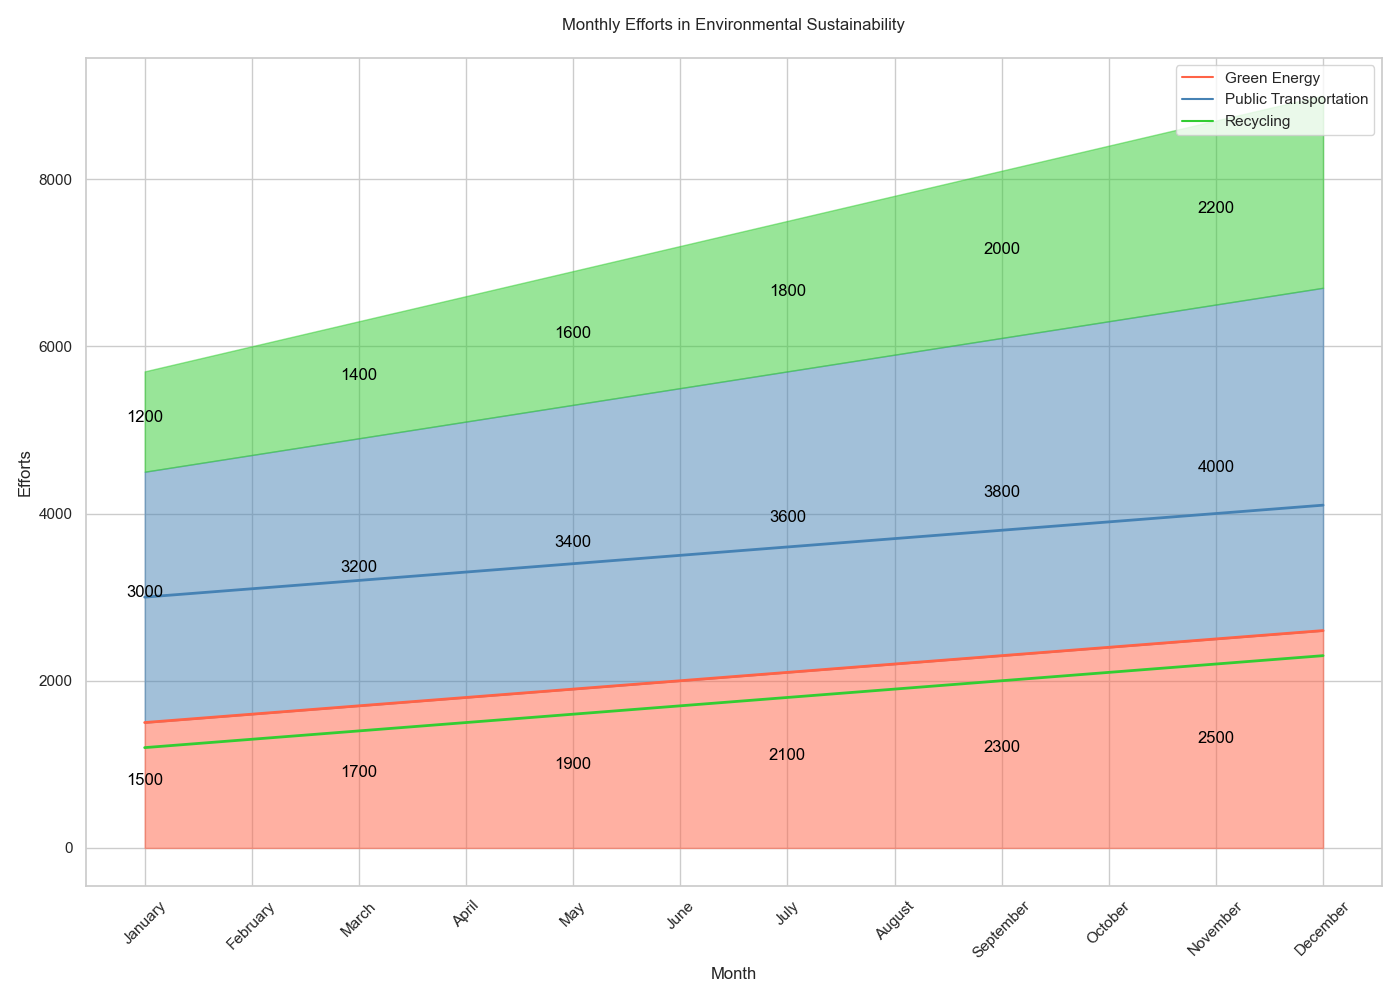

The Python source for this figure:

import pandas as pd
import seaborn as sns
import matplotlib.pyplot as plt

data = {
    'Month': ['January', 'February', 'March', 'April', 'May', 'June',
              'July', 'August', 'September', 'October', 'November', 'December'],
    'Green Energy': [1500, 1600, 1700, 1800, 1900, 2000, 2100, 2200, 2300, 2400, 2500, 2600],
    'Public Transportation': [3000, 3100, 3200, 3300, 3400, 3500, 3600, 3700, 3800, 3900, 4000, 4100],
    'Recycling': [1200, 1300, 1400, 1500, 1600, 1700, 1800, 1900, 2000, 2100, 2200, 2300]
}

df = pd.DataFrame(data)
df_melted = df.melt(id_vars='Month', var_name='Category', value_name='Values')
df_melted['Month'] = pd.Categorical(df_melted['Month'], categories=data['Month'], ordered=True)

plt.figure(figsize=(14, 10))
sns.set(style="whitegrid")

colors = ["#FF6347", "#4682B4", "#32CD32"]  # Green Energy, Public Transportation, Recycling

sns.lineplot(data=df_melted, x='Month', y='Values', hue='Category', palette=colors, sort=False, lw=2)

plt.fill_between(data['Month'], df["Green Energy"], color="#FF6347", alpha=0.5)
plt.fill_between(data['Month'], df["Green Energy"], df["Green Energy"] + df["Public Transportation"], color="#4682B4", alpha=0.5)
plt.fill_between(data['Month'], df["Green Energy"] + df["Public Transportation"], df["Green Energy"] + df["Public Transportation"] + df["Recycling"], color="#32CD32", alpha=0.5)

for idx, month in enumerate(data['Month']):
    if idx % 2 == 0:
        plt.text(x=idx, y=df.loc[idx, "Green Energy"]/2, s=df.loc[idx, "Green Energy"], ha='center', color='black')
        plt.text(x=idx, y=df.loc[idx, "Green Energy"] + df.loc[idx, "Public Transportation"]/2, s=df.loc[idx, "Public Transportation"], ha='center', color='black')
        plt.text(x=idx, y=df.loc[idx, "Green Energy"] + df.loc[idx, "Public Transportation"] + df.loc[idx, "Recycling"]/2, s=df.loc[idx, "Recycling"], ha='center', color='black')

plt.xlabel('Month')
plt.ylabel('Efforts')
plt.title('Monthly Efforts in Environmental Sustainability', pad=20)
plt.xticks(rotation=45)
plt.legend(loc='upper right')

plt.tight_layout()
plt.show()
